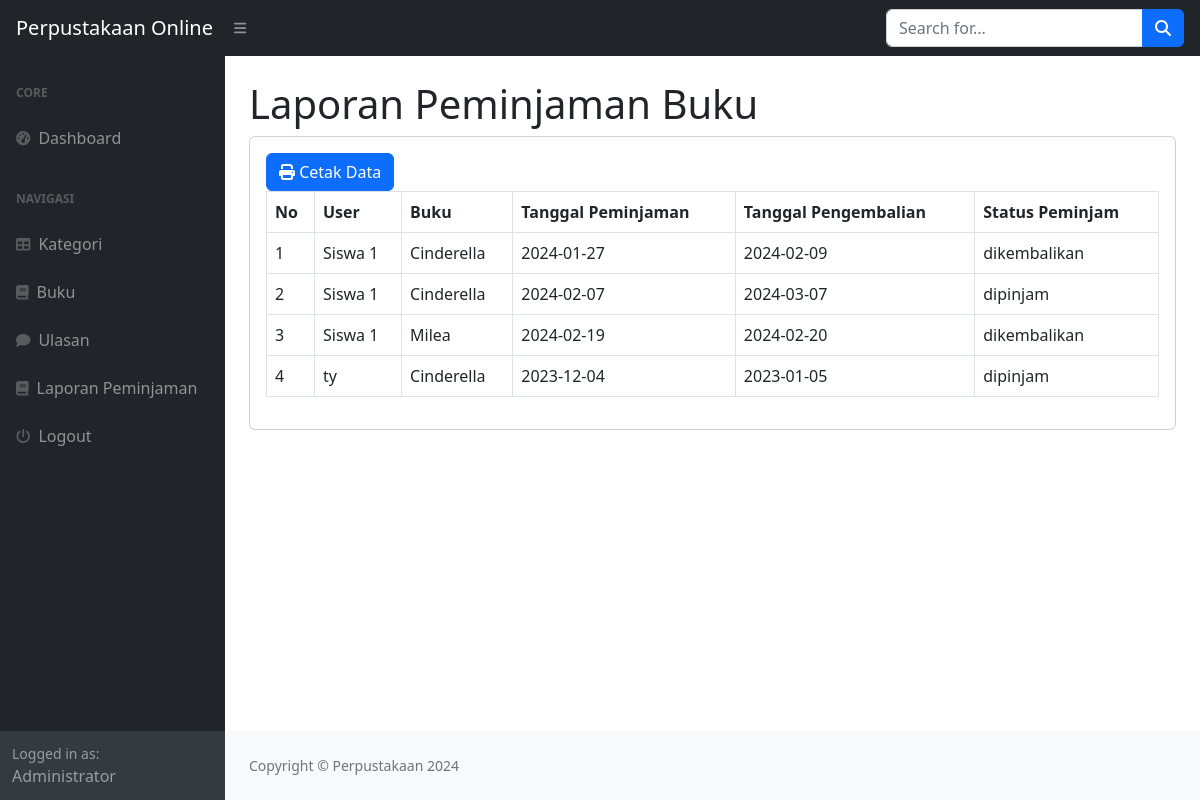
The page /index.php?page=laporan (signed in) on the database its author committed.
### tables this page shows
CREATE TABLE `peminjaman` (
  `id_peminjaman` int(11) NOT NULL,
  `id_user` int(11) DEFAULT NULL,
  `id_buku` int(11) DEFAULT NULL,
  `tanggal_peminjaman` varchar(255) DEFAULT NULL,
  `tanggal_pengembalian` varchar(255) DEFAULT NULL,
  `status_peminjaman` enum('dipinjam','dikembalikan') DEFAULT NULL
);

CREATE TABLE `user` (
  `id_user` int(11) NOT NULL,
  `nama` varchar(255) DEFAULT NULL,
  `username` varchar(255) DEFAULT NULL,
  `password` varchar(255) DEFAULT NULL,
  `email` varchar(255) DEFAULT NULL,
  `alamat` text DEFAULT NULL,
  `no_telepon` varchar(255) DEFAULT NULL,
  `level` enum('admin','petugas','peminjam') DEFAULT NULL
);

CREATE TABLE `buku` (
  `id_buku` int(11) NOT NULL,
  `id_kategori` int(11) DEFAULT NULL,
  `judul` varchar(255) DEFAULT NULL,
  `penulis` varchar(255) DEFAULT NULL,
  `penerbit` varchar(255) DEFAULT NULL,
  `tahun_terbit` varchar(255) DEFAULT NULL,
  `deskripsi` text DEFAULT NULL
);

### laporan.php (the view)
<h1 class="mt-4">Laporan Peminjaman Buku</h1>
<div class="card">
    <div class="card-body">
<div class="row">
    <div class="col-md-12">
        <a href="cetak.php" target="_blank" class="btn btn-primary"><i class="fa fa-print"></i> Cetak Data</a>
        <table class="table table-bordered" id="dataTable" width="100%" cellspacing="0">
            <tr>
                <th>No</th>
                <th>User</th>
                <th>Buku</th>
                <th>Tanggal Peminjaman</th>
                <th>Tanggal Pengembalian</th>
                <th>Status Peminjam</th>
            </tr>
            <?php
            $i = 1;
                $query = mysqli_query($koneksi, "SELECT*FROM peminjaman LEFT JOIN user on user.id_user = peminjaman.id_user LEFT JOIN buku on  buku.id_buku = peminjaman.id_buku");
                while($data = mysqli_fetch_array($query)){
                    ?>
                    <tr>
                        <td><?php echo $i++; ?></td>
                        <td><?php echo $data['nama']; ?></td>
                        <td><?php echo $data['judul']; ?></td>
                        <td><?php echo $data['tanggal_peminjaman']; ?></td>
                        <td><?php echo $data['tanggal_pengembalian']; ?></td>
                        <td><?php echo $data['status_peminjaman']; ?></td>
                    </tr>
                    <?php
                }
                ?>
        </table>
    </div>
</div>
    </div>
</div>

### rows shown on the page
peminjaman: id_user.nama "Siswa 1", id_buku.judul "Cinderella", tanggal_peminjaman "2024-01-27", tanggal_pengembalian "2024-02-09", status_peminjaman "dikembalikan"
peminjaman: id_user.nama "Siswa 1", id_buku.judul "Cinderella", tanggal_peminjaman "2024-02-07", tanggal_pengembalian "2024-03-07", status_peminjaman "dipinjam"
peminjaman: id_user.nama "Siswa 1", id_buku.judul "Milea", tanggal_peminjaman "2024-02-19", tanggal_pengembalian "2024-02-20", status_peminjaman "dikembalikan"
peminjaman: id_user.nama "ty", id_buku.judul "Cinderella", tanggal_peminjaman "2023-12-04", tanggal_pengembalian "2023-01-05", status_peminjaman "dipinjam"

### other values the page prints
$_SESSION['user']['nama'] "Administrator"
